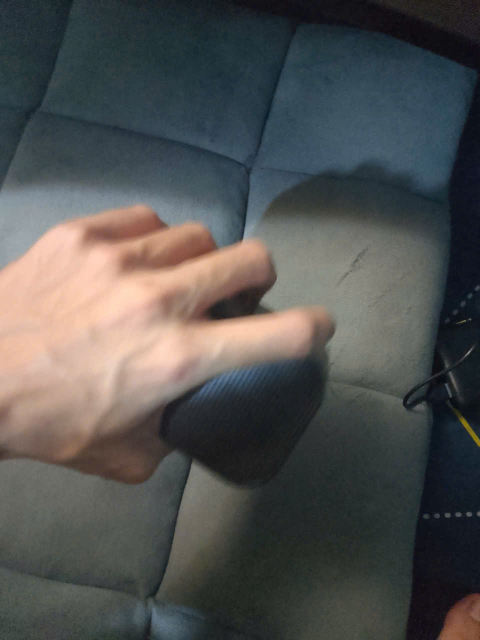
#> input picture data/raw/bluetoothclock_1.jpg, 960 x 1280 px (shown at 1/2 size); its folder holds only this picture in this run
$ python preprocess_data.py
#> lines starting #> are read from the running program, lines starting #| are printed output that depends on the picture
# FILE DUNG DE XU LY BAN DAU: RESIZE ANH VE 1024 x 1024 VA LUU CHUNG O data/ processed
import os
import cv2
import numpy as np
from typing import List

class Preprocessor:
    def __init__(self, input_dir: str, output_dir: str, target_size: tuple = (1024, 1024)):
        self.input_dir = input_dir
        self.output_dir = output_dir
        self.target_size = target_size
        os.makedirs(self.output_dir, exist_ok=True)

    def preprocess_image(self, img_path: str) -> np.ndarray:
#> called with img_path = 'data/raw/bluetoothclock_1.jpg'
        img = cv2.imread(img_path)
#> img is the input picture: shape (1280, 960, 3); mean B, G, R 80.7, 81.9, 81.5
        if img is None:
            raise ValueError(f"Không load được image: {img_path}")
        img = cv2.resize(img, self.target_size)
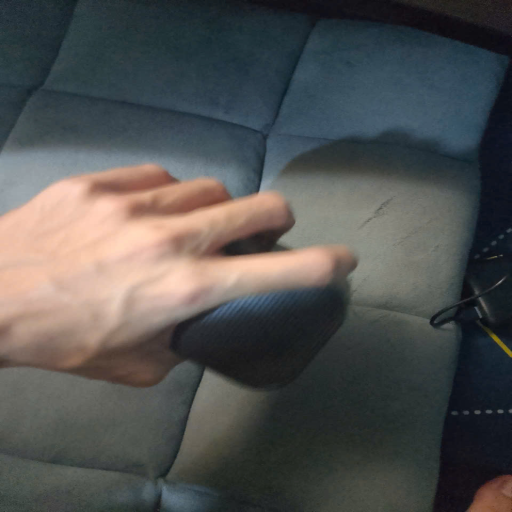
#> img: shape (1024, 1024, 3) (shown at 1/2 size); mean B, G, R 80.6, 81.8, 81.5
        img = img.astype(np.float32) / 255.0
        return img

    def save_processed(self, img: np.ndarray, output_path: str):
        img_save = (img * 255).astype(np.uint8)
        cv2.imwrite(output_path, img_save)

    def run(self, categories: List[str] = None):
        for root, _, files in os.walk(self.input_dir):
            category = os.path.basename(root)
            if categories and category not in categories:
                continue
            out_category_dir = os.path.join(self.output_dir, category)
            os.makedirs(out_category_dir, exist_ok=True)
            for file in files:
                if file.lower().endswith(('.jpg', '.png', '.jpeg')):
                    img_path = os.path.join(root, file)
                    try:
                        processed_img = self.preprocess_image(img_path)
                        out_path = os.path.join(out_category_dir, file)
                        self.save_processed(processed_img, out_path)
                        print(f"Processed: {img_path} -> {out_path}")
                    except Exception as e:
                        print(f"Lỗi preprocess {img_path}: {e}")

if __name__ == "__main__":
    preprocessor = Preprocessor(
        input_dir="/media/voanhnhat/SDD_OUTSIDE1/PROJECT_DETECT_OBJECT/data/raw",
        output_dir="/media/voanhnhat/SDD_OUTSIDE1/PROJECT_DETECT_OBJECT/data/processed"
    )
    preprocessor.run()
